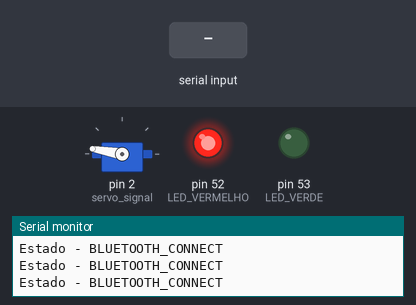
The sketch below on a simulated Arduino Mega 2560, built with avr-gcc and run on an emulated ATmega2560. Parts: servo, output pins drawn as LEDs (lit = HIGH), the last lines printed to the serial monitor. The inputs (shaded band) are chosen by the test bench.

Above: at 2.2 s.
2.3 s: "D" received over Serial
At 2.5 s:
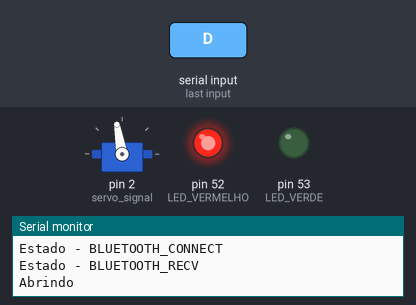
At 3.9 s:
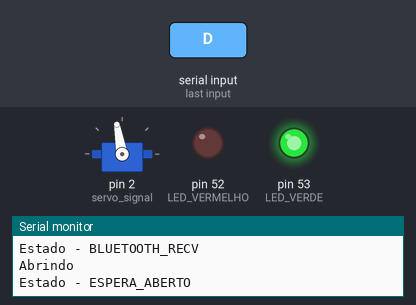
Timing chart, 0 to 10.9 s (numbered marks = the images above; inputs shaded):
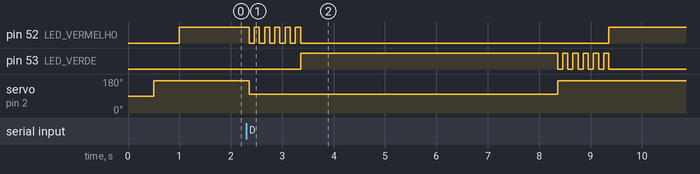

The sketch:

bluehack_ecobox.ino
```cpp
/* Projeto    : bluehack_ecohack
 * Board      : Arduino MEGA 2560
 * Versão     : 1.0.0
 * Data	      : 06/11/2016
 * Descrição  : Código do arduino para o projeto Hackblue da IBM/DOW.
 */

/* Include */
#include <Servo.h>

/* Defines */
#define SERVO_TRANCADO     170
#define SERVO_DESTRANCADO  100
#define TEMPO_DESTRANCADO  5000
#define SERVO_OPERANDO     500
//Estados
#define START              0
#define BLUETOOTH_CONNECT  1
#define BLUETOOTH_RECV     2
#define ESPERA_ABERTO      3
#define TRANCA             4

/* Inicializações */
#define servo_signal  2
Servo servo_tranca;
#define LED_VERDE     53
#define LED_VERMELHO  52

/* Variáveis globais */
char estado = START;
char bt_readByte = 0;

void setup()
{
  Serial.begin(9600);
  servo_tranca.attach(servo_signal);   //configuração do servo
  delay(SERVO_OPERANDO);
  servo_tranca.write(SERVO_TRANCADO);  //Posição inicial
  delay(SERVO_OPERANDO);
  pinMode(LED_VERDE,OUTPUT);
  pinMode(LED_VERMELHO,OUTPUT);
}

void loop()
{
  switch(estado)
  {
    case START :
      Serial.println("Estado - START");
      estado = BLUETOOTH_CONNECT;
      digitalWrite(LED_VERDE,LOW);
      digitalWrite(LED_VERMELHO,HIGH);
      break;

    case BLUETOOTH_CONNECT :
      Serial.println("Estado - BLUETOOTH_CONNECT");
      if(Serial.available() > 0)
      {
        estado = BLUETOOTH_RECV;
      }
      break;

    case BLUETOOTH_RECV :
      Serial.println("Estado - BLUETOOTH_RECV");
      if(Serial.available() > 0)
      {
        bt_readByte = Serial.read();

        if(bt_readByte == 'D' || bt_readByte == 'd')
        {
          estado = ESPERA_ABERTO;
          Serial.println("\r\nAbrindo\r\n");
          servo_tranca.write(SERVO_DESTRANCADO);
          for(int i = 0;i < 5;i++)
          {
            digitalWrite(LED_VERMELHO,LOW);
            delay(100);
            digitalWrite(LED_VERMELHO,HIGH);
            delay(100);
          }
          digitalWrite(LED_VERDE,HIGH);
          digitalWrite(LED_VERMELHO,LOW);
        }
      }
      break;

    case ESPERA_ABERTO :
      Serial.println("Estado - ESPERA_ABERTO");
      delay(TEMPO_DESTRANCADO);
      estado = TRANCA;
      break;

    case TRANCA :
      Serial.println("Estado - TRANCA");
      servo_tranca.write(SERVO_TRANCADO);
      for(int i = 0;i < 5;i++)
      {
        digitalWrite(LED_VERDE,LOW);
        delay(100);
        digitalWrite(LED_VERDE,HIGH);
        delay(100);
      }
      digitalWrite(LED_VERDE,LOW);
      digitalWrite(LED_VERMELHO,HIGH);

      estado = START;
      break;

    default:
      break;
  }
}
```

Measured:
- after the input at 2.3 s, pin 52 (LED_VERMELHO): goes 5 × (LOW 0.10 s, HIGH 0.10 s), LOW 6.0 s, then HIGH, starting after 0.06 s; pin 53 (LED_VERDE): LOW → HIGH after 1.1 s, then repeats every 0.20 s: LOW 0.10 s, HIGH 0.10 s, until it stays LOW from 9.4 s; servo on pin 2 (servo_signal): 170° → 100° after 0.06 s, → 170° 6.0 s later
